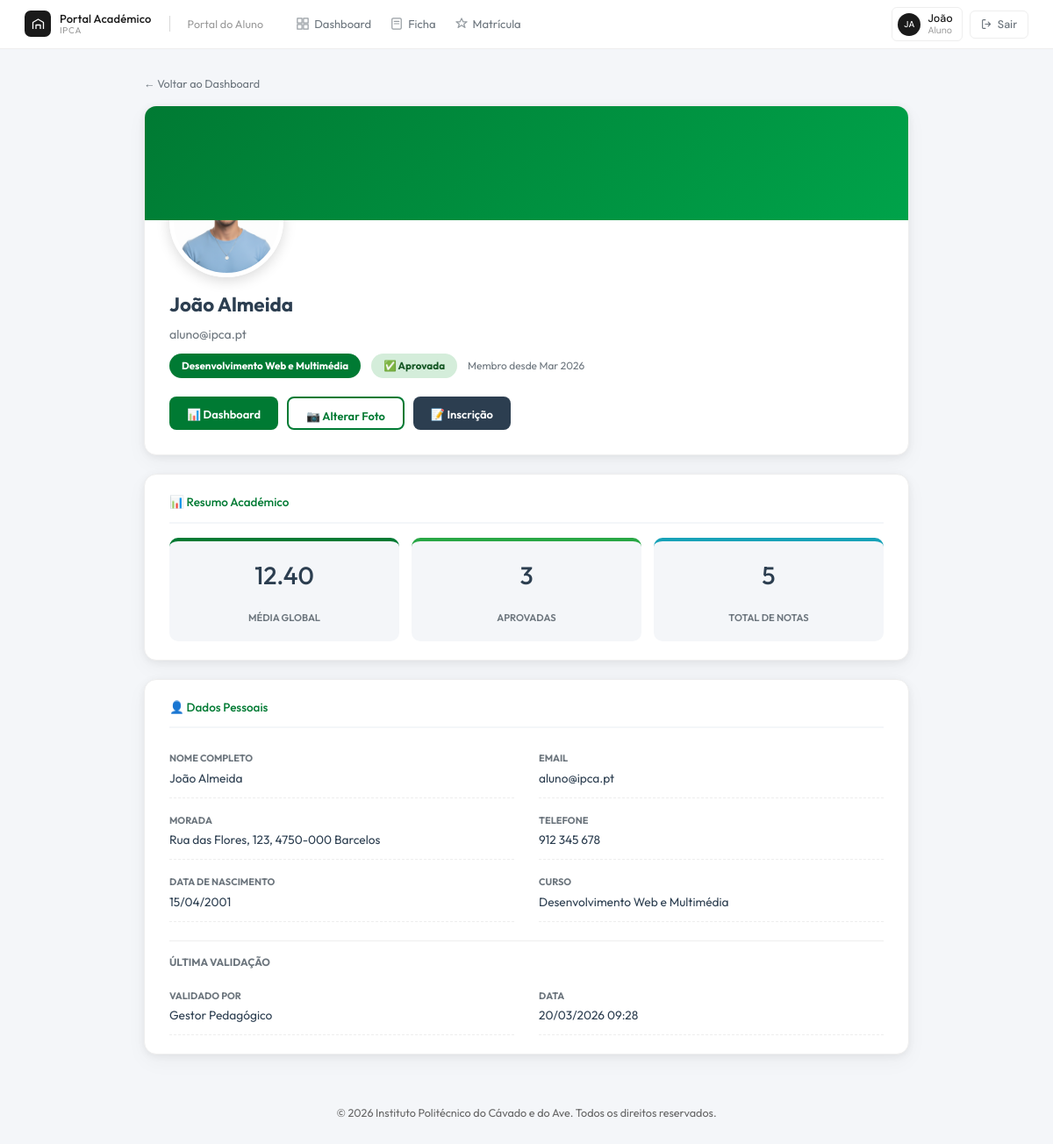
Screenshot of /Home-Alunos/perfil.php (signed in) with the database file from the repository.
### tables this page shows
CREATE TABLE `alunos` (
  `id` int(11) NOT NULL,
  `morada` varchar(255) DEFAULT NULL,
  `data_nascimento` date DEFAULT NULL,
  `telefone` varchar(20) DEFAULT NULL,
  `foto` varchar(255) DEFAULT NULL,
  `curso_id` int(11) DEFAULT NULL,
  `estado` enum('Rascunho','Submetida','Aprovada','Rejeitada') DEFAULT 'Rascunho',
  `observacoes_validacao` text DEFAULT NULL,
  `validado_por` int(11) DEFAULT NULL,
  `data_validacao` datetime DEFAULT NULL
);

CREATE TABLE `utilizadores` (
  `id` int(11) NOT NULL,
  `nome` varchar(100) DEFAULT NULL,
  `email` varchar(100) DEFAULT NULL,
  `password` varchar(255) DEFAULT NULL,
  `perfil_id` int(11) DEFAULT NULL,
  `created_at` timestamp NOT NULL DEFAULT current_timestamp()
);

CREATE TABLE `cursos` (
  `id` int(11) NOT NULL,
  `nome` varchar(100) NOT NULL,
  `sigla` varchar(20) DEFAULT NULL,
  `horario_pdf` varchar(255) DEFAULT NULL
);

### Home-Alunos/perfil.php (the view, shortened to what this page needs)
<?php
require_once '../config/db.php';
$aluno_id = $_SESSION['user_id'];
try {
    $stmt = $pdo->prepare("
        SELECT u.nome, u.email, u.created_at,
               a.foto, a.estado, a.observacoes_validacao,
               a.morada, a.telefone, a.data_nascimento,
               c.nome AS curso_nome, c.sigla AS curso_sigla,
               u2.nome AS validado_por_nome, a.data_validacao
        FROM utilizadores u
        JOIN alunos a ON u.id = a.id
        LEFT JOIN cursos c ON a.curso_id = c.id
        LEFT JOIN utilizadores u2 ON a.validado_por = u2.id
        WHERE u.id = :id
    ");
    $stmt->execute(['id' => $aluno_id]);
    $aluno = $stmt->fetch(PDO::FETCH_ASSOC);
    $stmtStats = $pdo->prepare("
        SELECT COUNT(*) AS total,
               SUM(CASE WHEN nota >= 10 THEN 1 ELSE 0 END) AS aprovadas,
               AVG(nota) AS media
        FROM notas WHERE aluno_id = :id
    ");
    $stmtStats->execute(['id' => $aluno_id]);
    $stats = $stmtStats->fetch(PDO::FETCH_ASSOC);
} catch (PDOException $e) {
    die("Erro: " . $e->getMessage());
}
$estado = $aluno['estado'];
$fotoUrl = !empty($aluno['foto'])
    ? htmlspecialchars($aluno['foto'])
    : "https://ui-avatars.com/api/?name=" . urlencode($aluno['nome']) . "&background=007a33&color=fff&size=200";
$badgeMap = [
    'Rascunho'  => ['class' => 'badge-warning', 'icon' => '✏️'],
    'Submetida' => ['class' => 'badge-info',    'icon' => '📤'],
    'Aprovada'  => ['class' => 'badge-success', 'icon' => '✅'],
    'Rejeitada' => ['class' => 'badge-danger',  'icon' => '❌'],
];
$bm = $badgeMap[$estado] ?? ['class' => 'badge-secondary', 'icon' => 'ℹ️'];
include '../includes/header.php';
?>
<div class="container">
    <a href="dashboard.php" style="color:var(--text-muted); text-decoration:none; font-size:0.9rem;">← Voltar ao Dashboard</a>
    <div class="card" style="margin-top:1rem;">
        <div class="perfil-capa"></div>
        <div class="perfil-corpo">
            <div class="perfil-foto-wrap">
                <img src="<?= $fotoUrl ?>" alt="Foto" class="perfil-foto"
                     onerror="this.src='https://ui-avatars.com/api/?name=<?= urlencode($aluno['nome']) ?>&background=007a33&color=fff&size=200'">
            </div>
            <h2 class="perfil-nome"><?= htmlspecialchars($aluno['nome']) ?></h2>
            <p class="perfil-email"><?= htmlspecialchars($aluno['email']) ?></p>
            <div class="perfil-meta">
                <span class="badge badge-green"><?= htmlspecialchars($aluno['curso_nome'] ?? 'Sem curso') ?></span>
                <span class="badge <?= $bm['class'] ?>"><?= $bm['icon'] ?> <?= htmlspecialchars($estado) ?></span>
                <?php if (!empty($aluno['created_at'])): ?>
                    <span style="font-size:0.85rem; color:var(--text-muted);">
                        Membro desde <?= date('M Y', strtotime($aluno['created_at'])) ?>
                    </span>
                <?php endif; ?>
            </div>
            <div class="perfil-actions">
                <a href="dashboard.php" class="btn btn-green">📊 Dashboard</a>
                <a href="upload_foto.php" class="btn btn-outline">📷 Alterar Foto</a>
                <?php if ($estado === 'Aprovada'): ?>
                    <a href="inscricao.php" class="btn btn-green" style="background:#2c3e50;">📝 Inscrição</a>
                <?php else: ?>
                    <button class="btn btn-grey" disabled title="Disponível após aprovação">📝 Inscrição Bloqueada</button>
                <?php endif; ?>
            </div>
        </div>
    </div>
    <div class="card card-padding">
        <h3>📊 Resumo Académico</h3>
        <div class="quick-stats">
            <div class="qs-box qs-media">
                <h3><?= $stats['total'] > 0 ? number_format((float)$stats['media'], 2) : '—' ?></h3>
                <p>Média Global</p>
            </div>
            <div class="qs-box qs-apr">
                <h3><?= (int)($stats['aprovadas'] ?? 0) ?></h3>
                <p>Aprovadas</p>
            </div>
            <div class="qs-box qs-total">
                <h3><?= (int)($stats['total'] ?? 0) ?></h3>
                <p>Total de Notas</p>
            </div>
        </div>
    </div>
    <div class="card card-padding">
        <h3>👤 Dados Pessoais
        </h3>
        <div class="dados-grid">
            <div class="dado-item">
                <div class="dado-label">Nome Completo</div>
                <div class="dado-value"><?= htmlspecialchars($aluno['nome']) ?></div>
            </div>
            <div class="dado-item">
                <div class="dado-label">Email</div>
                <div class="dado-value"><?= htmlspecialchars($aluno['email']) ?></div>
            </div>
            <div class="dado-item">
                <div class="dado-label">Morada</div>
                <div class="dado-value"><?= htmlspecialchars($aluno['morada'] ?? '—') ?></div>
            </div>
            <div class="dado-item">
                <div class="dado-label">Telefone</div>
                <div class="dado-value"><?= htmlspecialchars($aluno['telefone'] ?? '—') ?></div>
            </div>
            <div class="dado-item">
                <div class="dado-label">Data de Nascimento</div>
                <div class="dado-value">
                    <?= !empty($aluno['data_nascimento']) ? date('d/m/Y', strtotime($aluno['data_nascimento'])) : '—' ?>
                </div>
            </div>
            <div class="dado-item">
                <div class="dado-label">Curso</div>
                <div class="dado-value"><?= htmlspecialchars($aluno['curso_nome'] ?? '—') ?></div>
            </div>
        </div>
        <?php if (!empty($aluno['data_validacao'])): ?>
        <div style="margin-top:1.5rem; padding-top:1rem; border-top:1px solid #eee;">
            <h4 style="margin:0 0 0.8rem; color:var(--text-muted); font-size:0.85rem; text-transform:uppercase;">Última Validação</h4>
            <div class="dados-grid">
                <div class="dado-item">
                    <div class="dado-label">Validado por</div>
                    <div class="dado-value"><?= htmlspecialchars($aluno['validado_por_nome'] ?? '—') ?></div>
                </div>
                <div class="dado-item">
                    <div class="dado-label">Data</div>
                    <div class="dado-value"><?= date('d/m/Y H:i', strtotime($aluno['data_validacao'])) ?></div>
                </div>
            </div>
        </div>
        <?php endif; ?>
    </div>
</div>
<?php include '../includes/footer.php'; ?>

### includes/header.php (shortened to what this page needs)
<!DOCTYPE html>
<html lang="pt">
<head>
</head>
<body>
<header class="site-header">
    <div class="header-left">
        <a href="#" class="header-logo">
            <div class="logo-mark">
                <svg viewBox="0 0 17 17" fill="none" xmlns="http://www.w3.org/2000/svg">
                    <path d="M2.5 14V6.5L8.5 3L14.5 6.5V14" stroke="white" stroke-width="1.3" stroke-linejoin="round"/>
                    <path d="M6 14V9.5H11V14" stroke="white" stroke-width="1.3" stroke-linejoin="round"/>
                </svg>
            </div>
            <div class="logo-wordmark">
                <span class="logo-name">Portal Académico</span>
                <span class="logo-sub">IPCA</span>
            </div>
        </a>
        <?php
        $perfil  = $_SESSION['perfil_nome'] ?? '';
        $sectionLabel = match($perfil) {
            'Aluno'               => 'Portal do Aluno',
            'Gestor Pedagógico'   => 'Gestão Pedagógica',
            'Funcionário'         => 'Serviços Académicos',
            'Admin'               => 'Administração',
            default               => 'Portal Académico',
        };
        $navLinks = match($perfil) {
            'Aluno' => [
                ['href' => '../Home-Alunos/dashboard.php',       'label' => 'Dashboard',   'icon' => '<path d="M1 1h6v6H1zM9 1h6v6H9zM1 9h6v6H1zM9 9h6v6H9z"/>'],
                ['href' => '../Home-Alunos/submeter_matricula.php','label' => 'Ficha',      'icon' => '<rect x="2" y="1" width="12" height="14" rx="1.5"/><line x1="5" y1="5" x2="11" y2="5"/><line x1="5" y1="8" x2="11" y2="8"/>'],
                ['href' => '../Home-Alunos/pedido_matricula.php', 'label' => 'Matrícula',   'icon' => '<path d="M8 1L10 5.5H15L11 8.5L12.5 13L8 10L3.5 13L5 8.5L1 5.5H6Z"/>'],
            ],
            'Gestor Pedagógico' => [
                ['href' => '../gestor/dashboard.php',      'label' => 'Dashboard',   'icon' => '<path d="M1 1h6v6H1zM9 1h6v6H9zM1 9h6v6H1zM9 9h6v6H9z"/>'],
                ['href' => '../gestor/fichas.php',         'label' => 'Fichas',      'icon' => '<rect x="2" y="1" width="12" height="14" rx="1.5"/><line x1="5" y1="5" x2="11" y2="5"/><line x1="5" y1="8" x2="11" y2="8"/>'],
                ['href' => '../gestor/cursos.php',         'label' => 'Cursos',      'icon' => '<circle cx="8" cy="8" r="6.5"/><path d="M8 5v3l2 2"/>'],
                ['href' => '../gestor/disciplinas.php',    'label' => 'Disciplinas', 'icon' => '<path d="M2 3h12M2 7h8M2 11h10M2 15h6"/>'],
                ['href' => '../gestor/plano_estudos.php',  'label' => 'Plano',       'icon' => '<rect x="1" y="3" width="14" height="10" rx="1.5"/><path d="M5 3V1M11 3V1M1 7h14"/>'],
            ],
            'Funcionário' => [
                ['href' => '../servicos-academicos/dashboard.php', 'label' => 'Dashboard', 'icon' => '<path d="M1 1h6v6H1zM9 1h6v6H9zM1 9h6v6H1zM9 9h6v6H9z"/>'],
                ['href' => '../servicos-academicos/pedidos.php',   'label' => 'Pedidos',   'icon' => '<path d="M8 1L10 5.5H15L11 8.5L12.5 13L8 10L3.5 13L5 8.5L1 5.5H6Z"/>'],
                ['href' => '../servicos-academicos/pautas.php',    'label' => 'Pautas',    'icon' => '<rect x="1" y="3" width="14" height="10" rx="1.5"/><path d="M5 3V1M11 3V1M1 7h14"/>'],
            ],
            default => [],
        };
        $nome_sessao = $_SESSION['user_nome'] ?? 'Utilizador';
        $partes      = explode(' ', $nome_sessao);
        $iniciais    = strtoupper(($partes[0][0] ?? '') . ($partes[count($partes)-1][0] ?? ''));
        $pagina_atual = basename($_SERVER['PHP_SELF']);
        ?>
        <span class="header-section-label"><?= htmlspecialchars($sectionLabel) ?></span>
        <?php if (!empty($navLinks)): ?>
        <nav class="header-nav">
            <?php foreach ($navLinks as $link):
                $isActive = (basename($link['href']) === $pagina_atual) ? 'active' : '';
            ?>
            <a href="<?= htmlspecialchars($link['href']) ?>" class="header-nav-item <?= $isActive ?>">
                <svg viewBox="0 0 16 16" fill="none" stroke="currentColor" stroke-width="1.4" stroke-linecap="round" stroke-linejoin="round">
                    <?= $link['icon'] ?>
                </svg>
                <?= htmlspecialchars($link['label']) ?>
            </a>
            <?php endforeach; ?>
        </nav>
        <?php endif; ?>
    </div>
    <div class="header-right">
        <div class="header-user" title="<?= htmlspecialchars($nome_sessao) ?>">
            <div class="user-avatar-sm"><?= $iniciais ?></div>
            <div class="user-meta">
                <span class="user-meta-name"><?= htmlspecialchars(explode(' ', $nome_sessao)[0]) ?></span>
                <span class="user-meta-role"><?= htmlspecialchars($perfil ?: 'Portal') ?></span>
            </div>
        </div>
        <a href="../auth/logout.php" class="btn-logout" title="Terminar sessão">
            <svg viewBox="0 0 16 16" fill="none" stroke="currentColor" stroke-width="1.4" stroke-linecap="round" stroke-linejoin="round">
                <path d="M6 2H3a1 1 0 00-1 1v10a1 1 0 001 1h3M10 11l3-3-3-3M13 8H6"/>
            </svg>
            Sair
        </a>
    </div>
</header>

### includes/footer.php
<footer style="text-align: center; padding: 2rem; color: #666; font-size: 0.9rem;">
        &copy; <?= date('Y') ?> Instituto Politécnico do Cávado e do Ave. Todos os direitos reservados.
    </footer>
</body>
</html>

### Home-Alunos/perfil.php (style rules this page uses)
:root { --ipca-green: #007a33; --ipca-green-light: #00a34a; --bg-light: #f4f6f9; --card-bg: #ffffff; --text-dark: #2c3e50; --text-muted: #6c757d; --shadow: 0 2px 8px rgba(0,0,0,0.06), 0 8px 24px rgba(0,0,0,0.04); }
body { font-family: 'Outfit', sans-serif; background: var(--bg-light); color: var(--text-dark); }
.container { max-width: 900px; margin: 2rem auto; padding: 0 1rem; }
.card { background: var(--card-bg); border-radius: 14px; box-shadow: var(--shadow); overflow: hidden; margin-bottom: 1.5rem; }
.card-padding { padding: 1.5rem 2rem; }
.card h3 { color: var(--ipca-green); margin-top: 0; border-bottom: 2px solid var(--bg-light); padding-bottom: 0.8rem; }
.perfil-capa { background: linear-gradient(135deg, var(--ipca-green) 0%, var(--ipca-green-light) 100%); height: 130px; position: relative; }
.perfil-corpo { padding: 0 2rem 2rem; }
.perfil-foto-wrap { margin-top: -65px; margin-bottom: 1rem; }
.perfil-foto { width: 130px; height: 130px; border-radius: 50%; object-fit: cover; border: 5px solid white; box-shadow: 0 4px 15px rgba(0,0,0,0.15); }
.perfil-nome { font-size: 1.6rem; font-weight: 700; margin: 0; }
.perfil-email { color: var(--text-muted); margin: 4px 0 10px; }
.perfil-meta { display: flex; gap: 12px; flex-wrap: wrap; align-items: center; }
.badge { display: inline-block; padding: 5px 14px; border-radius: 20px; font-weight: 700; font-size: 0.83rem; }
.badge-success { background: #d4edda; color: #155724; }
.badge-green { background: var(--ipca-green); color: white; }
.dados-grid { display: grid; grid-template-columns: repeat(2, 1fr); gap: 0.5rem 2rem; }
.dado-item { padding: 10px 0; border-bottom: 1px dashed #eee; }
.dado-label { font-size: 0.78rem; font-weight: 700; text-transform: uppercase; color: var(--text-muted); margin-bottom: 3px; }
.dado-value { font-size: 0.98rem; color: var(--text-dark); }
.quick-stats { display: grid; grid-template-columns: repeat(3, 1fr); gap: 1rem; }
.qs-box { text-align: center; padding: 1.2rem; background: var(--bg-light); border-radius: 10px; }
.qs-box h3 { margin: 0; font-size: 2rem; color: var(--text-dark); }
.qs-box p { margin: 4px 0 0; font-size: 0.8rem; color: var(--text-muted); text-transform: uppercase; font-weight: 600; }
.qs-media { border-top: 4px solid var(--ipca-green); }
.qs-apr { border-top: 4px solid #28a745; }
.qs-total { border-top: 4px solid #17a2b8; }
.perfil-actions { display: flex; gap: 10px; flex-wrap: wrap; margin-top: 1.5rem; }
.btn { padding: 10px 20px; border-radius: 8px; font-family: 'Outfit'; font-size: 0.92rem; font-weight: 600; text-decoration: none; display: inline-block; cursor: pointer; border: none; transition: all 0.3s; }
.btn-green { background: var(--ipca-green); color: white; }
.btn-outline { background: transparent; color: var(--ipca-green); border: 2px solid var(--ipca-green); }

### rows the page displays
alunos: foto (picture), id.nome "João Almeida", id.email "aluno@ipca.pt", curso.nome "Desenvolvimento Web e Multimédia", estado "✅", estado "Aprovada", id.created_at "Mar 2026", morada "Rua das Flores, 123, 4750-000 Barcelos", telefone "912 345 678", data_nascimento "15/04/2001", validado_por.nome "Gestor Pedagógico", data_validacao "20/03/2026 09:28"

### other values shown
$sectionLabel "Portal do Aluno"
$link['label'] "Dashboard"
$link['label'] "Ficha"
$link['label'] "Matrícula"
$iniciais "JA"
explode(' ', $nome_sessao)[0] "João"
$perfil ?: 'Portal' "Aluno"
$stats['media'] "12.40"
$stats['aprovadas'] "3"
$stats['total'] "5"
